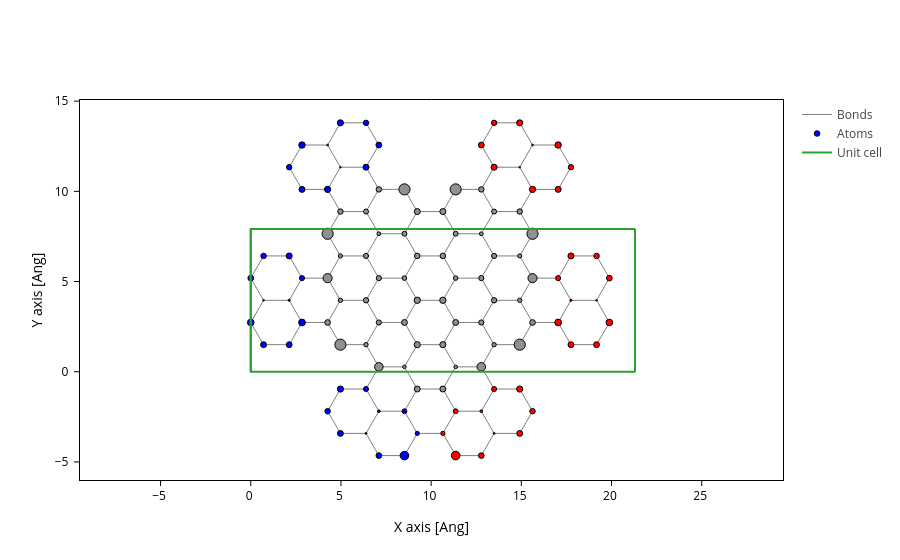

The code cell stored with this chart in its notebook:
### Markdown cell above
#### The bad case
Edge states in center region

### Code cell
lwc = 1, 5, 3
plot_pdos_old(lwc)
